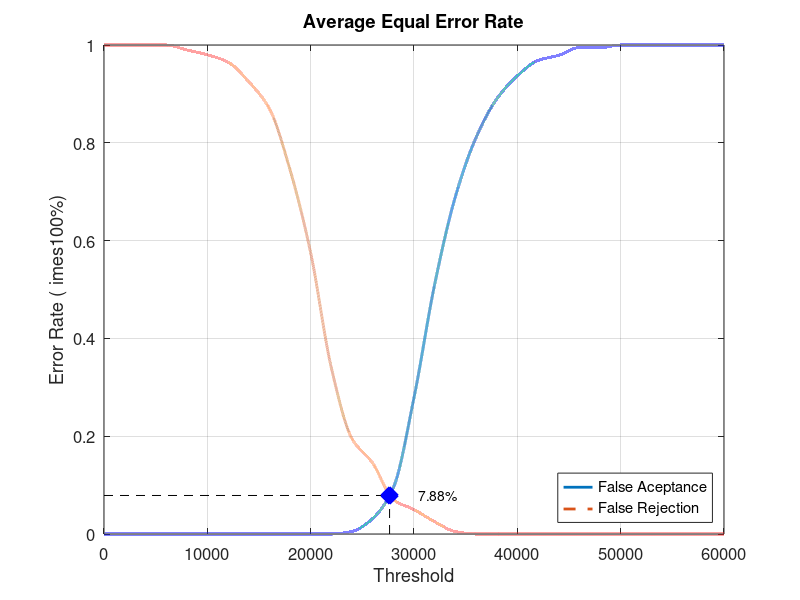
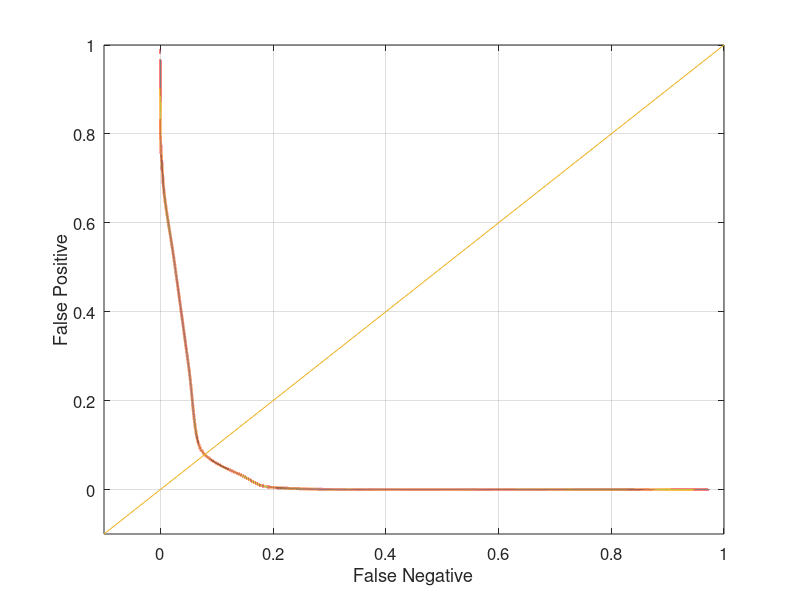

The MATLAB script that drew these images, in order:
close all;
clear;
clc;
x = 0:2000:60000;
xq = 0:0.5:60000;

y0 = [0 0 0 0 0 0 0 0 0 0 0 0 0.00526316 0.0315789 0.0947368 0.278947 0.510526 0.689474 0.810526 0.889474 0.936842 0.968421 0.978947 0.994737 0.994737 1 1 1 1 1 1]
yy0 = interp1(x, y0, xq, 'pchip');
y1 = [1 1 1 1 0.99 0.98 0.965 0.925 0.87 0.745 0.575 0.34 0.195 0.145 0.07 0.05 0.025 0.005 0 0 0 0 0 0 0 0 0 0 0 0 0]
yy1 = interp1(x, y1, xq, 'pchip');

% Calculating EER: 
y2 = abs(y0 - y1);
find(y2 == min(y2))
yy2 = abs(yy0 - yy1);
xEER = find(yy2 == min(yy2));
xEERIndex = xq(xEER) % X-axis EER
yEER = yy0(xEER) % Y-axis EER

main = figure
plot(xq, yy0,'-','LineWidth', 2);	hold on
plot(xq, yy1,'--','LineWidth', 2);	hold on
plot([xEERIndex xEERIndex], [0 yEER], 'k--');	hold on
plot([0 xEERIndex], [yEER yEER], 'k--');	hold on
plot(xEERIndex, yEER, 'bx', 'LineWidth', 10);	hold on
text(xEERIndex + 10 * xEERIndex / 100, yEER, [num2str(round((10000 * yEER)) / 100) '%'])
legend('False Aceptance', 'False Rejection', 'Location', 'SouthEast')
xlabel('Threshold')
ylabel('Error Rate (	imes100%)')
title('Average Equal Error Rate')
set(gca, 'FontSize', 12)
axis([0 60000 0 1])
grid on

print(main, 'Database4_2Main', '-dpng');
FNRxFPR = figure('Color', [1 1 1]);
plot(yy1, yy0, '-', yy1, yy0, 'LineWidth', 2);
hold on
y = -0.1:0.1:1
plot(y, y); 
set(gca, 'FontSize', 12)
xlabel('False Negative')
ylabel('False Positive')
axis([-0.1 1 -0.1 1])
set(gca, 'FontSize', 12)
grid on

print(FNRxFPR, 'Database4_2FNRxFPR','-dpng');
